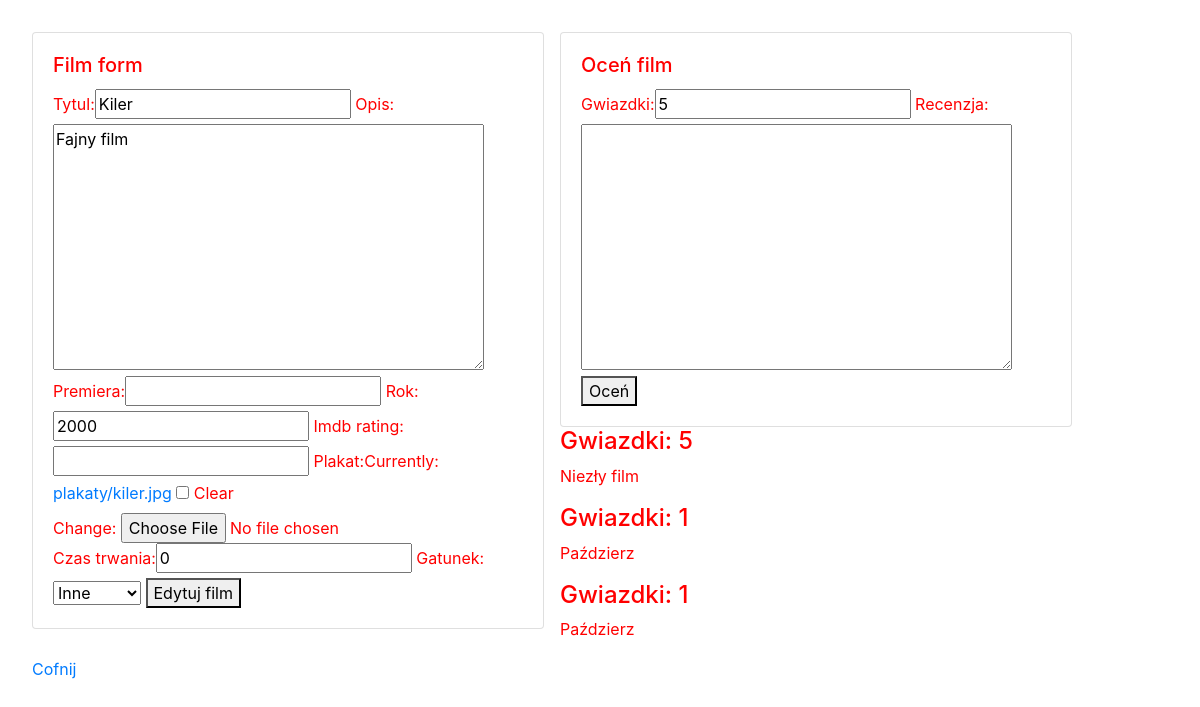
The app's page /filmy/edytuj/1 (signed in) with its own data.
### filmyweb/models.py (models this page shows, shortened)
class Film(models.Model):
    tytul = models.CharField(max_length=64, blank=False, unique=True) # Krótki tekst
    rok = models.PositiveSmallIntegerField(default=2000)
    opis = models.TextField(default="") # Długi tekst
    premiera = models.DateField(null=True, blank=True)
    imdb_rating = models.DecimalField(max_digits=4, decimal_places=2, null=True, blank=True)
    plakat = models.ImageField(upload_to="plakaty", null=True, blank=True)
    dodatkowe = models.OneToOneField(DodatkoweInfo, on_delete=models.CASCADE, null=True, blank=True)

class Ocena(models.Model):
    recenzja = models.TextField(default="",blank=True)
    gwiazdki = models.PositiveSmallIntegerField(default=5)
    film = models.ForeignKey(Film, on_delete=models.CASCADE)

### filmyweb/views.py (the view)
# urls.py: path('edytuj/<int:id>', edytuj_film, name="edytuj_film"),
@login_required
def edytuj_film(request, id):
    film = get_object_or_404(Film, pk=id)
    oceny = Ocena.objects.filter(film=film.id)
    try:
        dodatkowe = DodatkoweInfo.objects.get(film=film.id)
    except DodatkoweInfo.DoesNotExist:
        dodatkowe = None
    form = FilmForm(request.POST or None, request.FILES or None, instance=film)
    form_dodatkowe = DodatkoweInfoForm(request.POST or None, instance=dodatkowe)
    form_ocena = OcenaForm(request.POST or None)
    if request.method == 'POST':
        if 'gwiazdki' in request.POST:
            ocena = form_ocena.save(commit=False)
            ocena.film = film
            ocena.save()
    if all([form.is_valid(), form_dodatkowe.is_valid()]):
        film = form.save(commit=False)
        dodatkowe = form_dodatkowe.save()
        film.dodatkowe = dodatkowe
        film.save()
        return redirect(wszystkie_filmy)
    return render(request, 'film_form.html', {'form':form,'form_dodatkowe':form_dodatkowe,'oceny':oceny,'form_ocena':form_ocena, 'nowy':False})

### filmyweb/forms.py
class FilmForm(ModelForm):
    class Meta:
        model = Film
        fields = ['tytul', 'opis', 'premiera', 'rok', 'imdb_rating', 'plakat']

class DodatkoweInfoForm(ModelForm):
    class Meta:
        model = DodatkoweInfo
        fields = ['czas_trwania', 'gatunek']

### filmyweb/templates/film_form.html (shortened to what this page needs)
{% extends 'glowny.html' %}
{% load bootstrap %}
{% block strona %}
<div class="card" style="width: 32rem; float: left; margin-right: 1rem">
  <div class="card-body">
    <h5 class="card-title">Film form</h5>
    <form method="post" enctype="multipart/form-data">
    {{ form|bootstrap }}
    {{ form_dodatkowe|bootstrap }}
        {% if nowy %}
        <button type="submit">Dodaj film</button>
        {% else %}
        <button type="submit">Edytuj film</button>
        {% endif %}
</form>
  </div>
</div>
<div class="card" style="width: 32rem; float: left; margin-right: 1rem">
  <div class="card-body">
    <h5 class="card-title">Oceń film</h5>
    <form method="post" enctype="multipart/form-data">
    {{ form_ocena|bootstrap }}
        <button type="submit">Oceń</button>
    </form>
  </div>
</div>
{% for ocena in oceny %}
  <h4>Gwiazdki: {{ocena.gwiazdki}}</h4>
  <p>{{ocena.recenzja}}</p>
{% endfor %}
<a href="{% url 'wszystkie_filmy' %}">Cofnij</a>
{% endblock %}

### filmyweb/static/nowszy.css (style rules this page uses)
body { padding: 2rem; color: red; }

### filmyweb/static/final.css (style rules this page uses)
body { padding: 2rem; color: red; }

### records on screen
Film: tytul "Kiler", opis "Fajny film", rok "2000"
Ocena: gwiazdki "5", recenzja "Niezły film"
Ocena: gwiazdki "1", recenzja "Paździerz"
Ocena: gwiazdki "1", recenzja "Paździerz"
